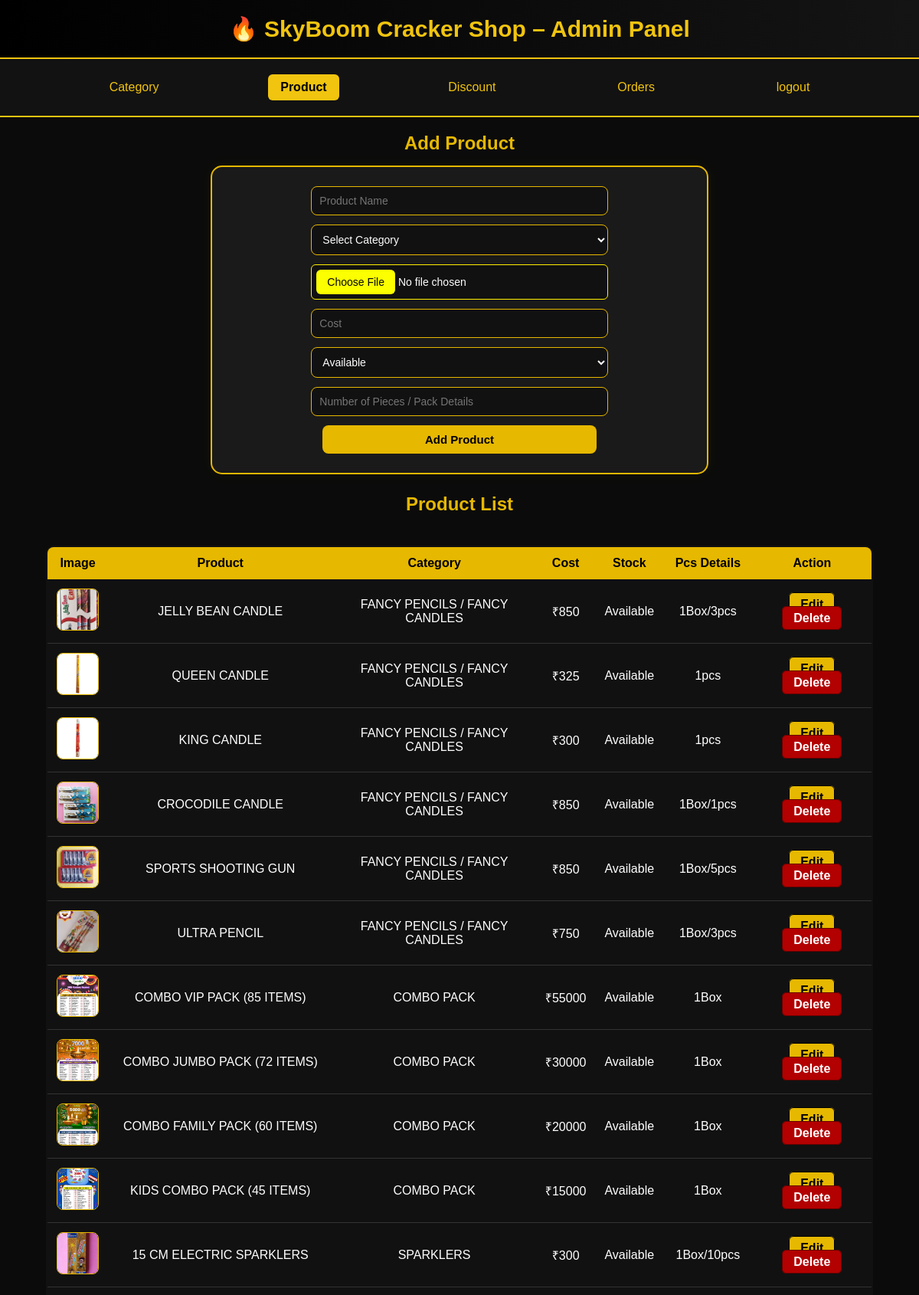
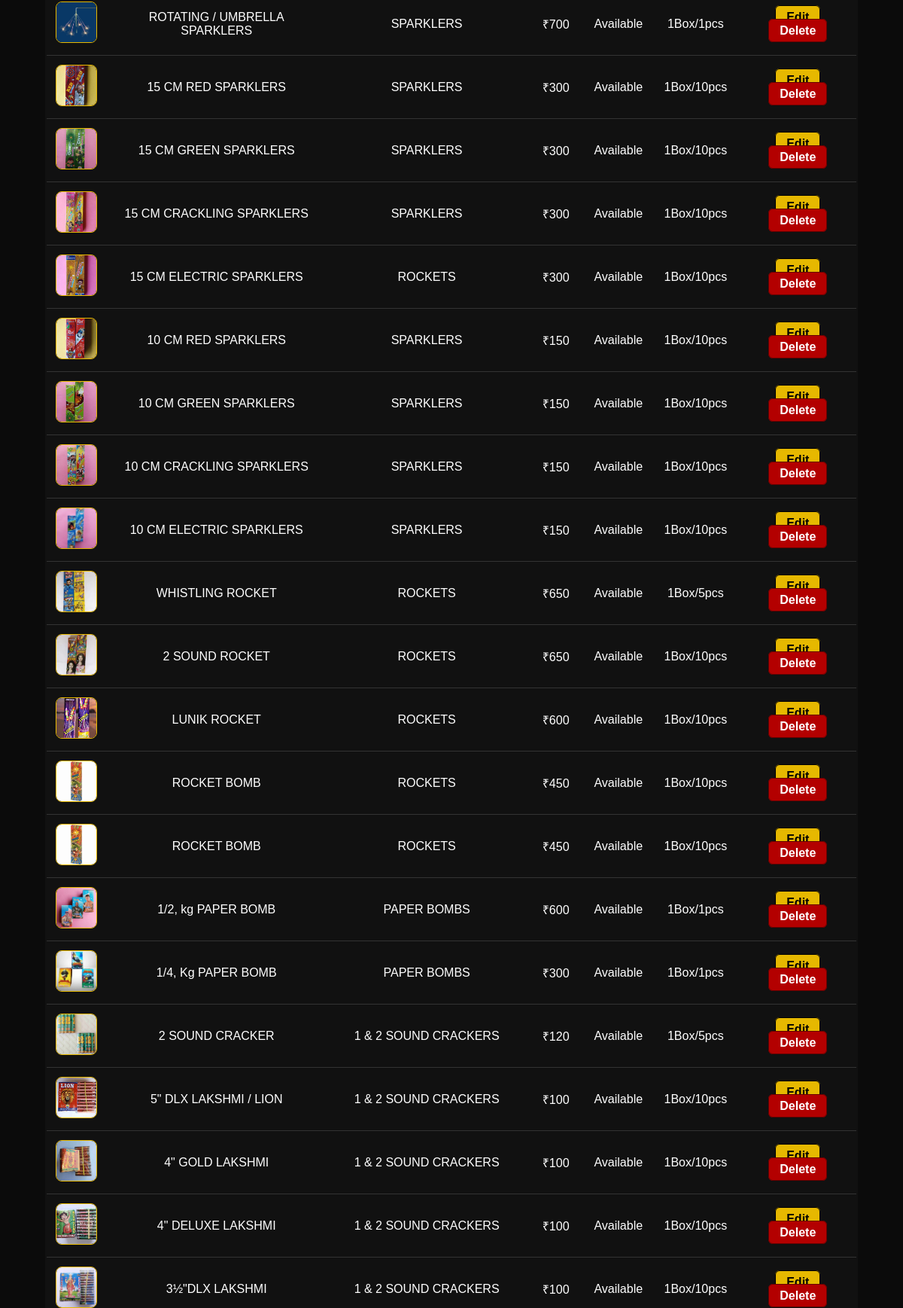
The app's page /admin/adminproduct.php (signed in, upper part) with its own data (2 pictures, top to bottom).
### tables this page shows
CREATE TABLE `product` (
  `product_id` int(11) NOT NULL,
  `product_name` varchar(250) NOT NULL,
  `category` varchar(250) NOT NULL,
  `product_image_path` varchar(250) NOT NULL,
  `cost` varchar(250) NOT NULL,
  `stock_status` varchar(250) NOT NULL,
  `pcs_details` text NOT NULL
);

### admin/adminproduct.php (the view, shortened to what this page needs)
<?php
include "db.php";
$edit_mode = false;
$edit_data = null;
$productList = mysqli_query($conn, "SELECT * FROM product ORDER BY product_id DESC");
?>
<!DOCTYPE html>
<html>
<head>
    <link rel="stylesheet" href="./css/nav.css">
    <link rel="stylesheet" href="./css/adminpro.css">
</head>
<body>
    <div class="sb-product-container">
        <header class="sb-header">
            <h1 class="sb-title">🔥 SkyBoom Cracker Shop – Admin Panel</h1>
        </header>
        <nav class="sb-navbar">
            <a href="admincategory.php" class="sb-nav-item <?php if (basename($_SERVER['PHP_SELF']) == 'admincategory.php') echo 'active'; ?>">Category</a>
            <a href="adminproduct.php" class="sb-nav-item <?php if (basename($_SERVER['PHP_SELF']) == 'adminproduct.php') echo 'active'; ?>">Product</a>
            <a href="admindiscount.php" class="sb-nav-item <?php if (basename($_SERVER['PHP_SELF']) == 'admindiscount.php') echo 'active'; ?>">Discount</a>
            <a href="adminorder.php" class="sb-nav-item <?php if (basename($_SERVER['PHP_SELF']) == 'adminorder.php') echo 'active'; ?>">Orders</a>
            <a href="index.php" class="sb-nav-item ">logout</a>
        </nav>
        <h2 class="sb-product-title"><?= $edit_mode ? "Edit Product" : "Add Product" ?></h2>
        <form method="POST" enctype="multipart/form-data" class="sb-product-form">
            <input type="text" name="product_name" class="sb-input sb-input-product"
                value="<?= $edit_mode ? htmlspecialchars($edit_data['product_name']) : '' ?>"
                placeholder="Product Name" required>
            <select name="category" class="sb-select sb-select-product" required>
                <option value="">Select Category</option>
            </select>
            <input type="file" name="product_image" accept="image/*" class="sb-file" <?= $edit_mode ? "" : "required" ?>>
            <input type="number" name="cost" class="sb-input sb-input-cost"
                value="<?= $edit_mode ? htmlspecialchars($edit_data['cost']) : '' ?>"
                placeholder="Cost" required step="0.01" min="0">
            <select name="stock_status" class="sb-select sb-select-stock" required>
                <option value="Available" <?= ($edit_mode && $edit_data['stock_status'] == "Available") ? "selected" : "" ?>>Available</option>
            </select>
            <input type="text" name="pcs_details" class="sb-input"
                value="<?= $edit_mode ? htmlspecialchars($edit_data['pcs_details']) : '' ?>"
                placeholder="Number of Pieces / Pack Details" required>
            <button type="submit" name="<?= $edit_mode ? 'update_product' : 'add_product' ?>" class="sb-btn sb-btn-product">
                <?= $edit_mode ? "Update Product" : "Add Product" ?>
            </button>
        </form>
        <h2 class="sb-product-title">Product List</h2>
        <table class="sb-table sb-table-product">
            <tr>
                <th>Image</th>
                <th>Product</th>
                <th>Category</th>
                <th>Cost</th>
                <th>Stock</th>
                <th>Pcs Details</th>
                <th>Action</th>
            </tr>
            <?php while ($p = mysqli_fetch_assoc($productList)) { ?>
                <tr class="sb-row">
                    <td><img src="<?= htmlspecialchars($p['product_image_path']) ?>" class="sb-prod-img" alt=""></td>
                    <td><?= htmlspecialchars($p['product_name']) ?></td>
                    <td><?= htmlspecialchars($p['category']) ?></td>
                    <td>₹<?= htmlspecialchars($p['cost']) ?></td>
                    <td><?= htmlspecialchars($p['stock_status']) ?></td>
                    <td><?= htmlspecialchars($p['pcs_details']) ?></td>
                    <td>
                        <a href="adminproduct.php?edit=<?= $p['product_id'] ?>" class="sb-link sb-edit">Edit</a>
                        <a href="adminproduct.php?delete=<?= $p['product_id'] ?>" class="sb-link sb-delete" onclick="return confirm('Delete this product?')">Delete</a>
                    </td>
                </tr>
            <?php } ?>
        </table>
    </div>
</body>
</html>

### admin/css/nav.css (style rules this page uses)
* { margin: 0; padding: 0; box-sizing: border-box; font-family: "Poppins", sans-serif; }
body { background: #0b0b0b; color: #f2f2f2; }
header { background: linear-gradient(to right, #000, #141414); padding: 20px; text-align: center; border-bottom: 2px solid #f1c40f; }
header h1 { color: #f1c40f; font-size: 30px; }
nav { display: flex; justify-content: space-evenly; background: #121212; padding: 20px 0; border-bottom: 2px solid #f1c40f; }
nav a { color: #f1c40f; font-size: 16px; text-decoration: none; padding: 8px 16px; border-radius: 6px; }
nav a:hover, nav .active { background: #f1c40f; color: #000; font-weight: 700; }

### admin/css/adminpro.css (style rules this page uses)
* { margin: 0; padding: 0; box-sizing: border-box; font-family: "Poppins", sans-serif; }
body { background: #0b0b0b; color: #f2f2f2; }
.sb-product-title { margin-top: 20px; text-align: center; font-size: 24px; margin-bottom: 15px; color: #e6b800; }
.sb-product-form { width: 650px; margin: 0 auto; background: #1a1a1a; padding: 25px; border-radius: 15px; border: 2px solid #e6b800; box-shadow: 0 0 20px rgba(255, 255, 0, 0.04); margin-bottom: 25px; display: flex; flex-direction: column; align-items: center; gap: 12px; }
.sb-input, .sb-select, .sb-file { width: 65%; padding: 10px; background: #111; border: 1px solid #e6b800; color: #fff; border-radius: 8px; font-size: 14px; }
.sb-btn { width: 60%; padding: 10px; background: #e6b800; color: #000; border: none; border-radius: 8px; cursor: pointer; font-size: 15px; font-weight: 600; transition: 0.2s; }
.sb-table { width: 90%; margin: 40px auto; border-collapse: collapse; background: #111; border-radius: 10px; overflow: hidden; border: 2px solid #e6b800; }
.sb-table th { background: #e6b800; color: #000; padding: 12px; font-weight: 700; }
.sb-table td { padding: 12px; text-align: center; border-bottom: 1px solid #333; color: white; }
.sb-prod-img { width: 55px; height: 55px; border-radius: 8px; object-fit: cover; border: 1px solid #e6b800; }
.sb-link { padding: 6px 14px; border-radius: 6px; text-decoration: none; font-weight: 600; transition: 0.2s; }
.sb-edit { background: #e6b800; color: #000; border: 1px solid #000; }
.sb-delete { background: #b30000; color: #fff; border: 1px solid #660000; }

### admin/adminproduct.php (style rules this page uses)
.sb-file { padding: 6px; border: 1px solid #ffee00ff; border-radius: 6px; font-size: 14px; }

### records on screen
product: product_image_path (picture), product_name "JELLY BEAN CANDLE", category "FANCY PENCILS / FANCY CANDLES", cost "850", stock_status "Available", pcs_details "1Box/3pcs"
product: product_image_path (picture), product_name "QUEEN CANDLE", category "FANCY PENCILS / FANCY CANDLES", cost "325", stock_status "Available", pcs_details "1pcs"
product: product_image_path (picture), product_name "KING CANDLE", category "FANCY PENCILS / FANCY CANDLES", cost "300", stock_status "Available", pcs_details "1pcs"
product: product_image_path (picture), product_name "CROCODILE CANDLE", category "FANCY PENCILS / FANCY CANDLES", cost "850", stock_status "Available", pcs_details "1Box/1pcs"
product: product_image_path (picture), product_name "SPORTS SHOOTING GUN", category "FANCY PENCILS / FANCY CANDLES", cost "850", stock_status "Available", pcs_details "1Box/5pcs"
product: product_image_path (picture), product_name "ULTRA PENCIL", category "FANCY PENCILS / FANCY CANDLES", cost "750", stock_status "Available", pcs_details "1Box/3pcs"
product: product_image_path (picture), product_name "COMBO VIP PACK (85 ITEMS)", category "COMBO PACK", cost "55000", stock_status "Available", pcs_details "1Box"
product: product_image_path (picture), product_name "COMBO JUMBO PACK (72 ITEMS)", category "COMBO PACK", cost "30000", stock_status "Available", pcs_details "1Box"
product: product_image_path (picture), product_name "COMBO FAMILY PACK (60 ITEMS)", category "COMBO PACK", cost "20000", stock_status "Available", pcs_details "1Box"
product: product_image_path (picture), product_name "KIDS COMBO PACK (45 ITEMS)", category "COMBO PACK", cost "15000", stock_status "Available", pcs_details "1Box"
product: product_image_path (picture), product_name "15 CM ELECTRIC SPARKLERS", category "SPARKLERS", cost "300", stock_status "Available", pcs_details "1Box/10pcs"
product: product_image_path (picture), product_name "ROTATING / UMBRELLA SPARKLERS", category "SPARKLERS", cost "700", stock_status "Available", pcs_details "1Box/1pcs"
product: product_image_path (picture), product_name "15 CM RED SPARKLERS", category "SPARKLERS", cost "300", stock_status "Available", pcs_details "1Box/10pcs"
product: product_image_path (picture), product_name "15 CM GREEN SPARKLERS", category "SPARKLERS", cost "300", stock_status "Available", pcs_details "1Box/10pcs"
product: product_image_path (picture), product_name "15 CM CRACKLING SPARKLERS", category "SPARKLERS", cost "300", stock_status "Available", pcs_details "1Box/10pcs"
product: product_image_path (picture), product_name "15 CM ELECTRIC SPARKLERS", category "ROCKETS", cost "300", stock_status "Available", pcs_details "1Box/10pcs"
product: product_image_path (picture), product_name "10 CM RED SPARKLERS", category "SPARKLERS", cost "150", stock_status "Available", pcs_details "1Box/10pcs"
product: product_image_path (picture), product_name "10 CM GREEN SPARKLERS", category "SPARKLERS", cost "150", stock_status "Available", pcs_details "1Box/10pcs"
product: product_image_path (picture), product_name "10 CM CRACKLING SPARKLERS", category "SPARKLERS", cost "150", stock_status "Available", pcs_details "1Box/10pcs"
product: product_image_path (picture), product_name "10 CM ELECTRIC SPARKLERS", category "SPARKLERS", cost "150", stock_status "Available", pcs_details "1Box/10pcs"
product: product_image_path (picture), product_name "WHISTLING ROCKET", category "ROCKETS", cost "650", stock_status "Available", pcs_details "1Box/5pcs"
product: product_image_path (picture), product_name "2 SOUND ROCKET", category "ROCKETS", cost "650", stock_status "Available", pcs_details "1Box/10pcs"
product: product_image_path (picture), product_name "LUNIK ROCKET", category "ROCKETS", cost "600", stock_status "Available", pcs_details "1Box/10pcs"
product: product_image_path (picture), product_name "ROCKET BOMB", category "ROCKETS", cost "450", stock_status "Available", pcs_details "1Box/10pcs"
product: product_image_path (picture), product_name "ROCKET BOMB", category "ROCKETS", cost "450", stock_status "Available", pcs_details "1Box/10pcs"
product: product_image_path (picture), product_name "1/2, kg PAPER BOMB", category "PAPER BOMBS", cost "600", stock_status "Available", pcs_details "1Box/1pcs"
product: product_image_path (picture), product_name "1/4, Kg PAPER BOMB", category "PAPER BOMBS", cost "300", stock_status "Available", pcs_details "1Box/1pcs"
product: product_image_path (picture), product_name "2 SOUND CRACKER", category "1 & 2 SOUND CRACKERS", cost "120", stock_status "Available", pcs_details "1Box/5pcs"
product: product_image_path (picture), product_name "5\" DLX LAKSHMI / LION", category "1 & 2 SOUND CRACKERS", cost "100", stock_status "Available", pcs_details "1Box/10pcs"
product: product_image_path (picture), product_name "4\" GOLD LAKSHMI", category "1 & 2 SOUND CRACKERS", cost "100", stock_status "Available", pcs_details "1Box/10pcs"
product: product_image_path (picture), product_name "4\" DELUXE LAKSHMI", category "1 & 2 SOUND CRACKERS", cost "100", stock_status "Available", pcs_details "1Box/10pcs"
product: product_image_path (picture), product_name "3½\"DLX LAKSHMI", category "1 & 2 SOUND CRACKERS", cost "100", stock_status "Available", pcs_details "1Box/10pcs"
